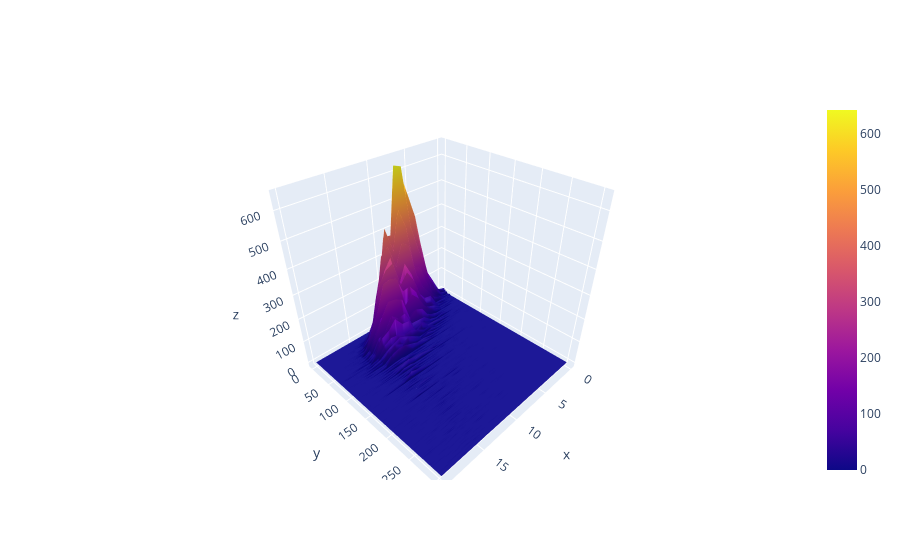

The notebook cell this image was saved under:
### Code cell
iplot([go.Surface(z=v)])

### Figure 1 — Plotly figure (JSON) as saved in the notebook; plotly's stock layout.template omitted (floating-point values rounded to 4 significant figures; data arrays with more than 128 entries replaced by an {"elided": "..."} marker saying what was removed)
{"data": [{"type": "surface", "z": {"elided": "305x21 int values"}}], "layout": {}}
